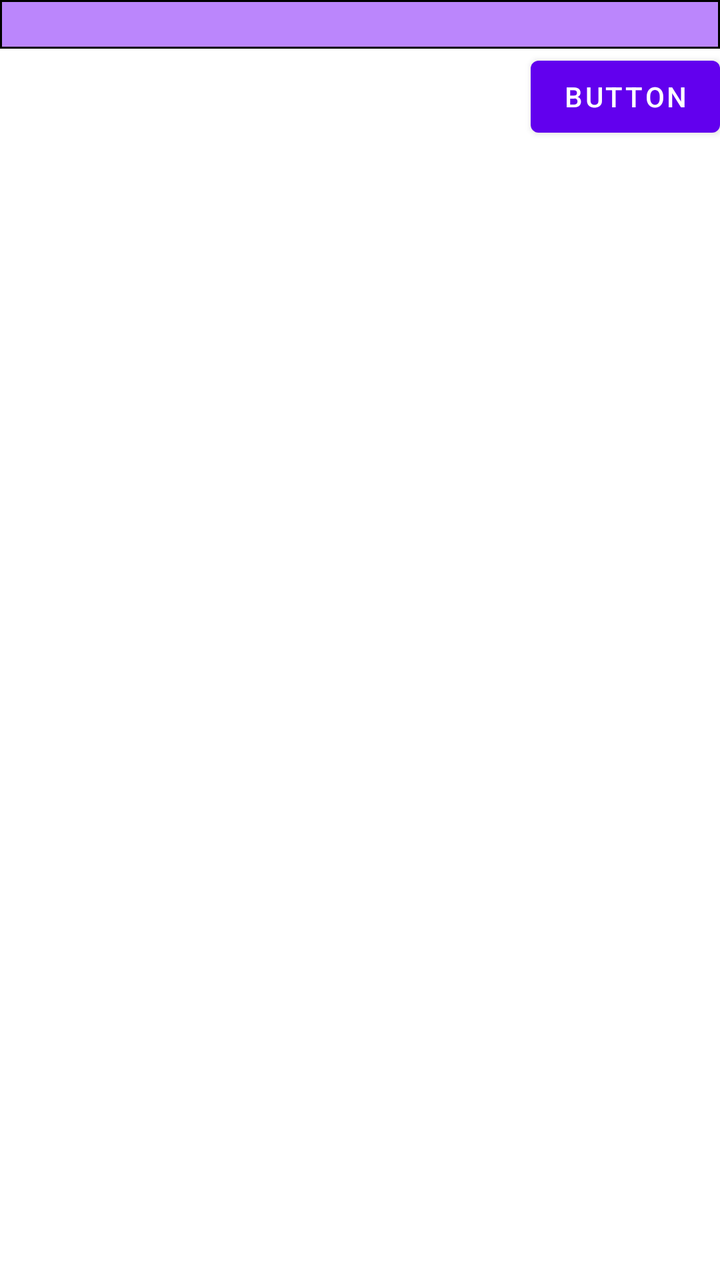
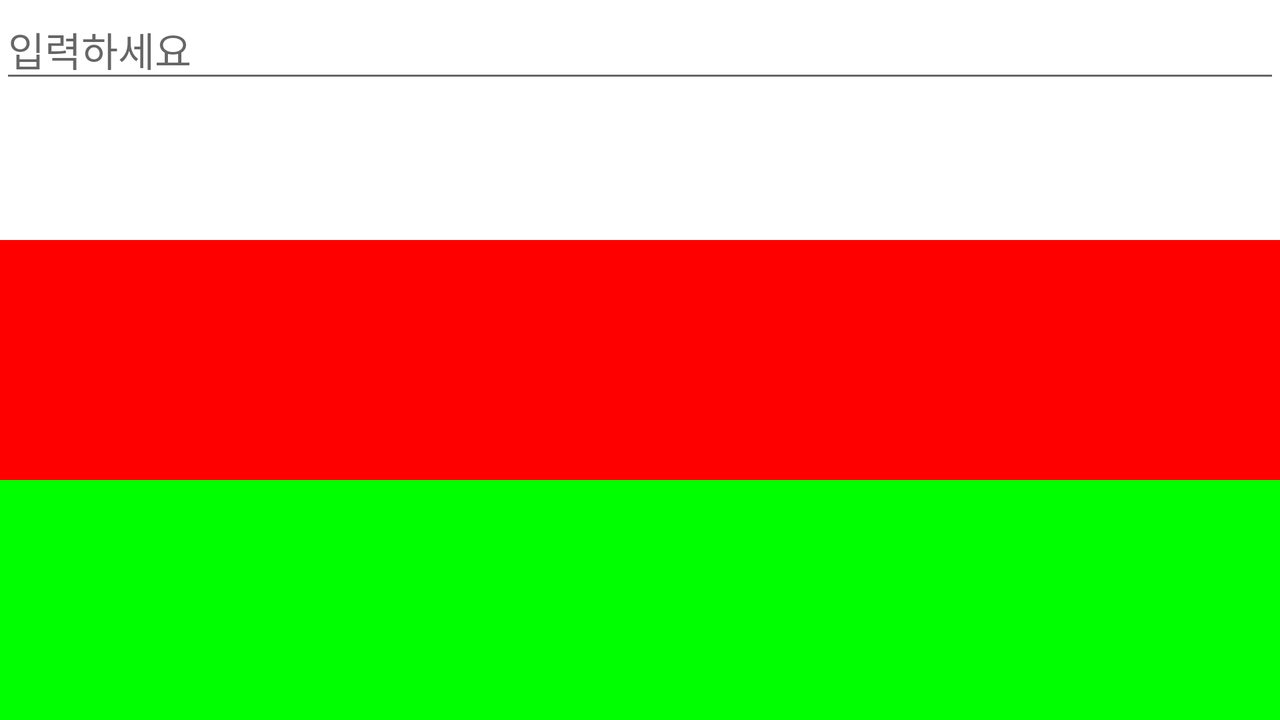

First picture: res/layout/ on a phone held upright. Second picture: the repository's own variant of that layout, on a device whose configuration matches the variant's folder. Source for both follows.
<!-- AndroidManifest.xml: application theme Theme.Android_event_study_ex -->
<!-- res/layout/activity_main.xml -->
<?xml version="1.0" encoding="utf-8"?>
<androidx.constraintlayout.widget.ConstraintLayout
    xmlns:android="http://schemas.android.com/apk/res/android"
    xmlns:app="http://schemas.android.com/apk/res-auto"
    xmlns:tools="http://schemas.android.com/tools"
    android:layout_width="match_parent"
    android:layout_height="match_parent"
    android:orientation="vertical"
    tools:context=".MainActivity">

    <EditText
        android:id="@+id/edittext_1"
        android:layout_width="match_parent"
        android:layout_height="wrap_content"
        app:layout_constraintEnd_toEndOf="parent"
        app:layout_constraintStart_toStartOf="parent"
        app:layout_constraintTop_toTopOf="parent"
        android:background="@drawable/stroke_all"/>

    <Button
        android:layout_width="wrap_content"
        android:layout_height="wrap_content"
        android:text="button"
        app:layout_constraintEnd_toEndOf="parent"
        app:layout_constraintTop_toBottomOf="@+id/edittext_1"
        android:onClick="button_clicked"/>


</androidx.constraintlayout.widget.ConstraintLayout>
<!-- resources referenced by this layout -->
<resources>
  <!-- drawable stroke_all (drawable) -->
  <?xml version="1.0" encoding="utf-8"?>
  <layer-list xmlns:android="http://schemas.android.com/apk/res/android"
      android:shape="rectangle"
      >
      <item>
          <shape>
              <stroke
                  android:width="1dp"
                  android:color="@color/black"
                  />
              <solid
                  android:color="@color/purple_200"/>
              <size
                  android:width="120dp"/>
          </shape>
      </item>
  
  </layer-list>
  <style name="Theme.Android_event_study_ex" parent="Theme.MaterialComponents.DayNight.DarkActionBar">
          
          <item name="colorPrimary">@color/purple_500</item>
          <item name="colorPrimaryVariant">@color/purple_700</item>
          <item name="colorOnPrimary">@color/white</item>
          
          <item name="colorSecondary">@color/teal_200</item>
          <item name="colorSecondaryVariant">@color/teal_700</item>
          <item name="colorOnSecondary">@color/black</item>
          
          <item name="android:statusBarColor" tools:targetApi="l">?attr/colorPrimaryVariant</item>
          
      </style>
</resources>
<!-- res/layout-land/activity_main.xml (the repository's variant of the layout above) -->
<!-- drawn on the phone turned sideways -->
<?xml version="1.0" encoding="utf-8"?>
<LinearLayout xmlns:android="http://schemas.android.com/apk/res/android"
    xmlns:app="http://schemas.android.com/apk/res-auto"
    xmlns:tools="http://schemas.android.com/tools"
    android:layout_width="match_parent"
    android:layout_height="match_parent"
    android:orientation="vertical"
    tools:context=".MainActivity">

    <ScrollView
        android:layout_width="match_parent"
        android:layout_height="0dp"
        android:layout_weight="1">

        <LinearLayout
            android:layout_width="match_parent"
            android:layout_height="wrap_content"
            android:orientation="vertical"
            >
            <EditText
                android:id="@+id/edittextView"
                android:layout_width="match_parent"
                android:layout_height="wrap_content"
                android:textSize="20sp"
                android:textColor="@color/purple_200"
                android:hint="입력하세요"/>
        </LinearLayout>
    </ScrollView>

    <View
        android:id="@+id/View"
        android:layout_width="wrap_content"
        android:layout_height="0dp"
        android:layout_weight="1"
        android:background="#ff0000" />

    <View
        android:id="@+id/View2"
        android:layout_width="wrap_content"
        android:layout_height="0dp"
        android:layout_weight="1"
        android:background="#00ff00" />

</LinearLayout>
<!-- resources referenced by the variant -->
<!-- as the phone turned sideways resolves them -->
<resources>
  <style name="Theme.Android_event_study_ex" parent="Theme.MaterialComponents.DayNight.DarkActionBar">
          
          <item name="colorPrimary">@color/purple_500</item>
          <item name="colorPrimaryVariant">@color/purple_700</item>
          <item name="colorOnPrimary">@color/white</item>
          
          <item name="colorSecondary">@color/teal_200</item>
          <item name="colorSecondaryVariant">@color/teal_700</item>
          <item name="colorOnSecondary">@color/black</item>
          
          <item name="android:statusBarColor" tools:targetApi="l">?attr/colorPrimaryVariant</item>
          
      </style>
</resources>
